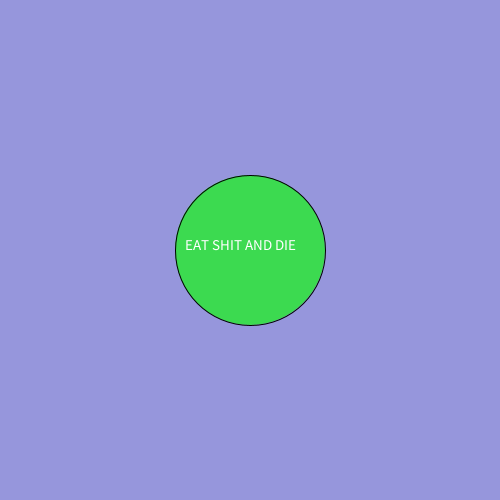
Frame 1 (no input)
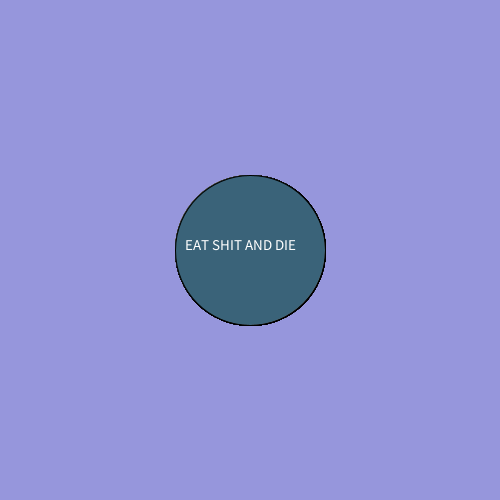
Frame 60 (the mouse pressed at the canvas centre just before this capture)
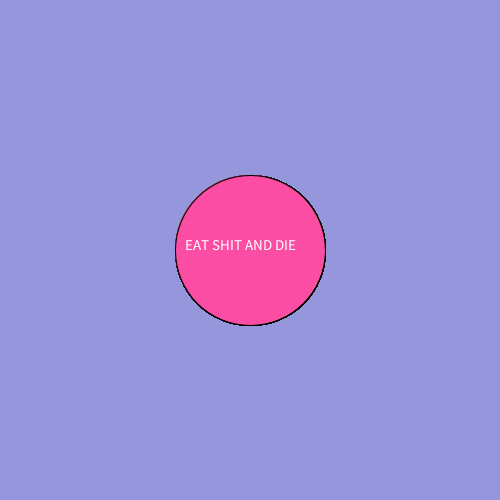
Frame 120 (the mouse held since frame 60 and released just before this capture)

The Processing sketch that drew these frames (run headless with seeded random() and noise(); from frame 60 on, the mouse is pressed at the canvas centre):

// Processing sketch: processing_45607
// ── processing_45607.pde

float x,y,angle;
void setup(){
  size(500,500);
  x=0;
  y=0;
  angle=0;
  background(150,150,220);
  smooth();
}

void draw(){
  x=cos(radians(angle)) * angle/25 + width/2;
  y=sin(radians(angle)) * angle/25 + height/2;
  fill(random(255), random (255), random(255));
  ellipse(x,y,15,15);
  angle++;
 
 fill(random (255), random (255), random (255));
ellipse(width/2,height/2, 150,150);

fill(255,255,255);
textSize(15);
text("EAT SHIT AND DIE", 185,250);

}
